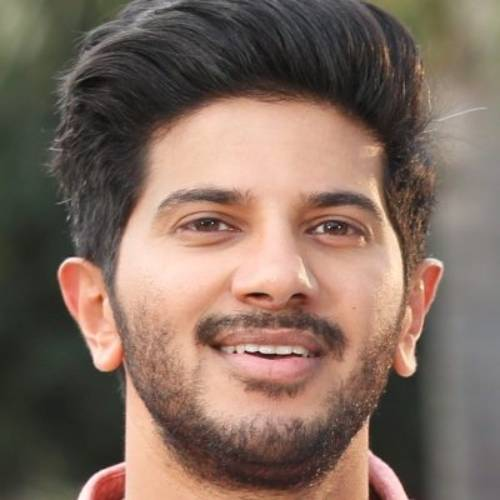
#> input picture training-data/s1/1.jpg, 500 x 500 px
$ python facemaster.py
#> lines starting #> are read from the running program, lines starting #| are printed output that depends on the picture; after the words box and inside, x2 and y2 are one past the last pixel; in counts of white or black regions, pixels touching at a corner belong together
### face_detect.py
import cv2
import sys

def face_detect(imagePath):
    # HaarCascade file, to detect the face.
#> called with imagePath = 'training-data/s1/1.jpg'
    faceCascade = cv2.CascadeClassifier("opencv-files/haarcascade_frontalface_alt.xml")
    image = cv2.imread(imagePath)
#> image is the input picture: shape (500, 500, 3); mean B, G, R 95.4, 107.4, 128.8
    # Convert image to grayscale
    gray = cv2.cvtColor(image, cv2.COLOR_BGR2GRAY)
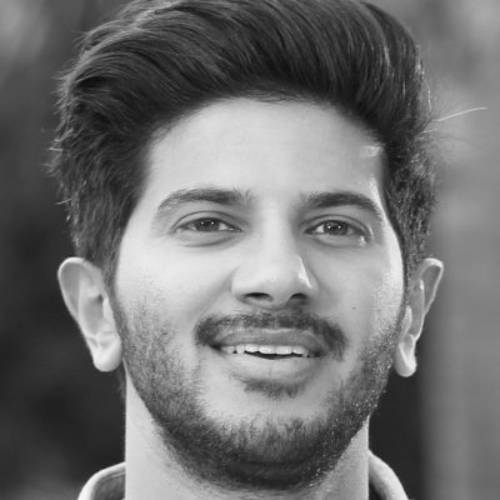
#> gray: shape (500, 500); min 10, max 249, mean 112.5
    grays = []
    faces = faceCascade.detectMultiScale(
        gray,
        scaleFactor=1.1,
        minNeighbors=5,
        minSize=(30, 30)
    )
#> faces = [[104, 92, 336, 336]]

    # For drawing rectangles over multiple faces in the image
    for (x, y, w, h) in faces:
        cv2.rectangle(image, (x, y), (x+w, y+h), (0, 255, 0), 2)
#> this loop made 1 pass
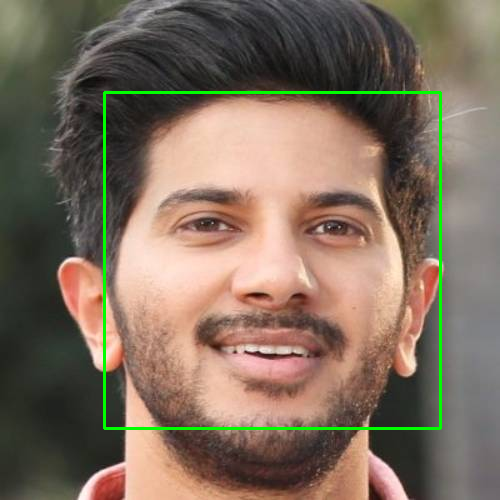
#> image: shape (500, 500, 3); 1.61% of pixels changed, all inside (x1, y1, x2, y2) = (103, 91, 442, 430)

    # Show Detected faces.
    cv2.imshow("Faces found", image)
    cv2.waitKey(1)

    # Append the detected faces into grays list.
    for i in range(0, len(faces)):
        (x, y, w, h) = faces[i]
        grays.append(gray[y:y+w, x:x+h])
#> after the loop, grays = 1 item
    print("------------------------------------------------------------")
    print("Detecting Face -\\-")
    return grays, faces, len(faces)

### training_data.py
import cv2, os, sys
import numpy as np
import face_detect as face_detect

def training_data(data_folder):
    dirs = os.listdir(data_folder)
    faces = []
    labels = []
    for dir_name in dirs:
        if not dir_name.startswith("s"):
            continue;
        label = int(dir_name.replace("s", ""))
        subject_dir = data_folder + "/" + dir_name
        subject_images_names = os.listdir(subject_dir)
        for image_name in subject_images_names:
            if image_name.startswith("."):
                continue;
            image_path = subject_dir + "/" + image_name
            face, rect, length = face_detect.face_detect(image_path)
#> face = 1 item; rect = [[104, 92, 336, 336]]; length = 1
            if face is not None:
                faces.append(face[0])
                labels.append(label)

    return faces, labels

### facemaster.py
import cv2
import numpy as np
import face_detect
import training_data

label = []
def predict(test_img):
#> called with test_img = 'test-data/test.jpg'
    img = cv2.imread(test_img).copy()
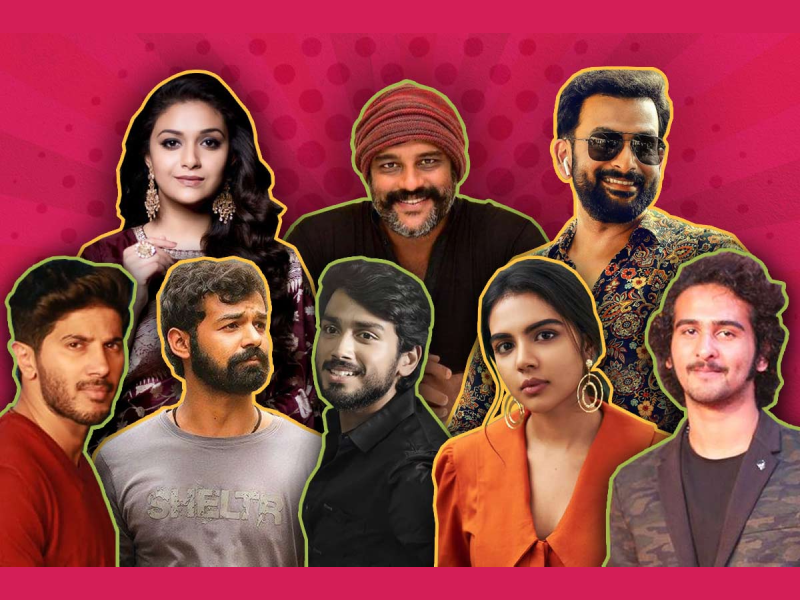
#> input picture test-data/test.jpg, 800 x 600 px
#> img is the input picture: shape (600, 800, 3); mean B, G, R 68.8, 63.5, 144.7
    print("\n")
    print("Face Prediction Running -\\-")
    face, rect, length = face_detect.face_detect(test_img)
#> call 4 of face_detect, with imagePath = 'test-data/test.jpg'
#> in face_detect (call 4), `gray = cv2.cvtColor(image, cv2.COLOR_BGR2GRAY)`:
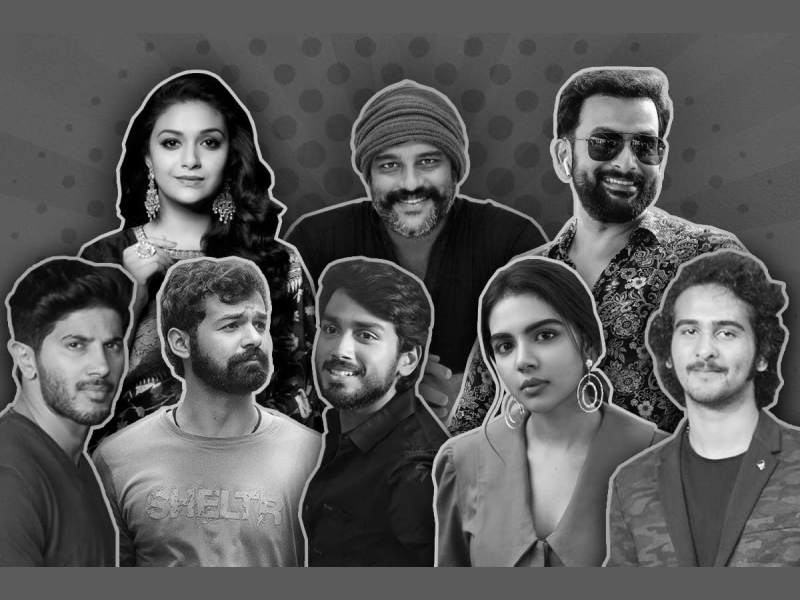
#> gray: shape (600, 800); min 0, max 253, mean 88.4
#> in face_detect (call 4), `faces = faceCascade.detectMultiScale( gray, scaleFactor=1.1, minNeighb..`: faces = [[142, 104, 99, 99], [362, 128, 96, 96], [206, 293, 85, 85], [656, 291, 104, 104], [44, 306, 104, 104], [568, 100, 116, 116], [294, 292, 105, 105], [465, 293, 117, 117]]
#> the loop in face_detect (call 4), `for (x, y, w, h) in faces:` made 8 passes
#> after the loop in face_detect (call 4), `for (x, y, w, h) in faces:`:
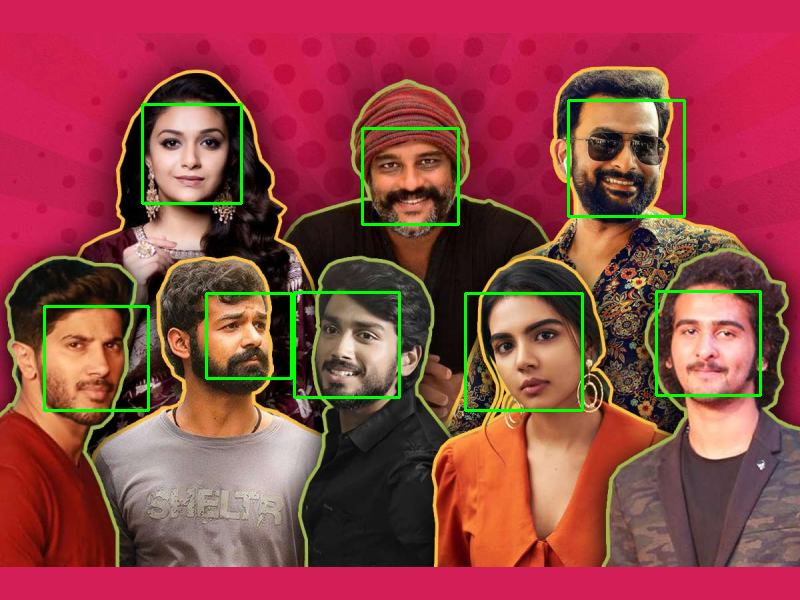
#> image: shape (600, 800, 3); 2.06% of pixels changed, all inside (x1, y1, x2, y2) = (43, 99, 762, 412)
#> the loop in face_detect (call 4), `for i in range(0, len(faces)):` made 8 passes
#> after the loop in face_detect (call 4), `for i in range(0, len(faces)):`: grays = 8 items
#> face = 8 items; rect has the same summary as faces in face_detect; length = 8
    print(len(face), "faces detected.")
#| 8 faces detected.
    for i in range(0, len(face)):
        labeltemp, confidence = face_recognizer.predict(face[i])
#> labeltemp = 1; confidence = 90.2
        label.append(labeltemp)
    return img, label

faces, labels = training_data.training_data("training-data")
face_recognizer = cv2.face.LBPHFaceRecognizer_create()
face_recognizer.train(faces, np.array(labels))

# Read the test image.
test_img = "test-data/test.jpg"
predicted_img, label = predict(test_img)
#> label = [1, 1, 1, 1, 1, 1, 1, 1]
cv2.destroyAllWindows()
cv2.waitKey(1)
cv2.destroyAllWindows()
print("Recognized faces = ", label)
#| Recognized faces =  [1, 1, 1, 1, 1, 1, 1, 1]
